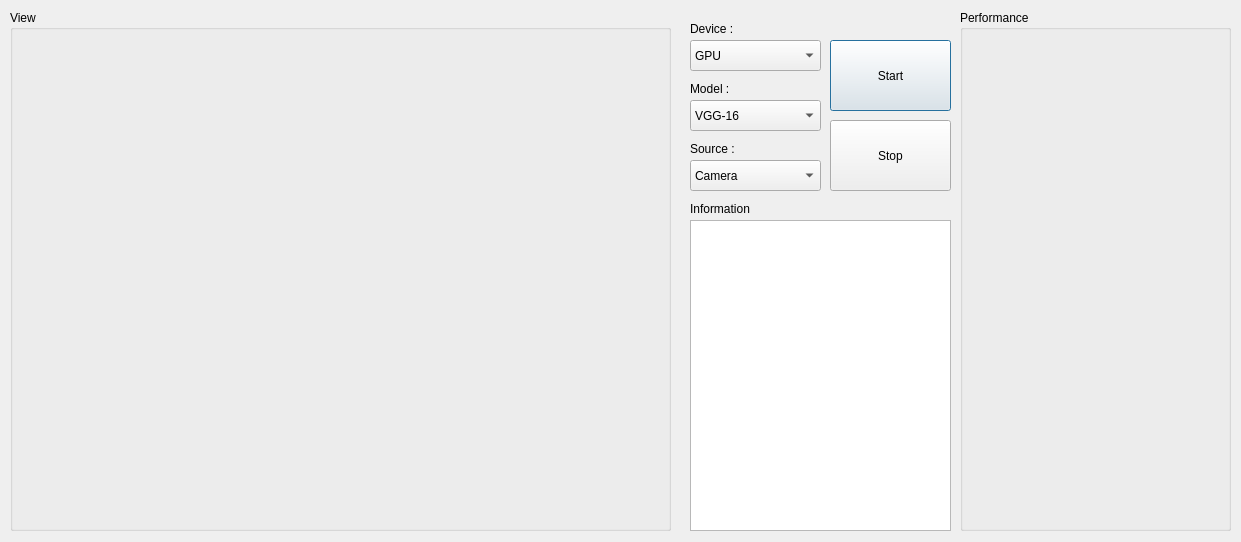
<?xml version="1.0" encoding="UTF-8"?>
<ui version="4.0">
 <class>Dialog</class>
 <widget class="QDialog" name="Dialog">
  <property name="geometry">
   <rect>
    <x>0</x>
    <y>0</y>
    <width>1241</width>
    <height>542</height>
   </rect>
  </property>
  <property name="windowTitle">
   <string>Demo</string>
  </property>
  <property name="locale">
   <locale language="Korean" country="SouthKorea"/>
  </property>
  <widget class="QPushButton" name="pb_start">
   <property name="geometry">
    <rect>
     <x>830</x>
     <y>40</y>
     <width>121</width>
     <height>71</height>
    </rect>
   </property>
   <property name="text">
    <string>Start</string>
   </property>
  </widget>
  <widget class="QTextEdit" name="te_info">
   <property name="geometry">
    <rect>
     <x>690</x>
     <y>220</y>
     <width>261</width>
     <height>311</height>
    </rect>
   </property>
  </widget>
  <widget class="QGroupBox" name="groupBox">
   <property name="geometry">
    <rect>
     <x>10</x>
     <y>10</y>
     <width>661</width>
     <height>521</height>
    </rect>
   </property>
   <property name="title">
    <string>View</string>
   </property>
   <widget class="QWidget" name="widget_view" native="true">
    <property name="geometry">
     <rect>
      <x>10</x>
      <y>30</y>
      <width>640</width>
      <height>480</height>
     </rect>
    </property>
    <property name="maximumSize">
     <size>
      <width>640</width>
      <height>480</height>
     </size>
    </property>
    <property name="layoutDirection">
     <enum>Qt::LeftToRight</enum>
    </property>
   </widget>
  </widget>
  <widget class="QComboBox" name="cb_device">
   <property name="geometry">
    <rect>
     <x>690</x>
     <y>40</y>
     <width>131</width>
     <height>31</height>
    </rect>
   </property>
   <item>
    <property name="text">
     <string>GPU</string>
    </property>
   </item>
   <item>
    <property name="text">
     <string>CPU</string>
    </property>
   </item>
  </widget>
  <widget class="QComboBox" name="cb_model">
   <property name="geometry">
    <rect>
     <x>690</x>
     <y>100</y>
     <width>131</width>
     <height>31</height>
    </rect>
   </property>
   <item>
    <property name="text">
     <string>VGG-16</string>
    </property>
   </item>
   <item>
    <property name="text">
     <string>MonileNet</string>
    </property>
   </item>
  </widget>
  <widget class="QComboBox" name="cb_source">
   <property name="geometry">
    <rect>
     <x>690</x>
     <y>160</y>
     <width>131</width>
     <height>31</height>
    </rect>
   </property>
   <item>
    <property name="text">
     <string>Camera</string>
    </property>
   </item>
   <item>
    <property name="text">
     <string>Video File</string>
    </property>
   </item>
  </widget>
  <widget class="QLabel" name="label">
   <property name="geometry">
    <rect>
     <x>690</x>
     <y>20</y>
     <width>67</width>
     <height>17</height>
    </rect>
   </property>
   <property name="text">
    <string>Device :</string>
   </property>
  </widget>
  <widget class="QLabel" name="label_2">
   <property name="geometry">
    <rect>
     <x>690</x>
     <y>140</y>
     <width>67</width>
     <height>17</height>
    </rect>
   </property>
   <property name="text">
    <string>Source :</string>
   </property>
  </widget>
  <widget class="QLabel" name="label_3">
   <property name="geometry">
    <rect>
     <x>690</x>
     <y>80</y>
     <width>67</width>
     <height>17</height>
    </rect>
   </property>
   <property name="text">
    <string>Model :</string>
   </property>
  </widget>
  <widget class="QLabel" name="label_4">
   <property name="geometry">
    <rect>
     <x>690</x>
     <y>200</y>
     <width>101</width>
     <height>17</height>
    </rect>
   </property>
   <property name="text">
    <string>Information</string>
   </property>
  </widget>
  <widget class="QGroupBox" name="groupBox_2">
   <property name="geometry">
    <rect>
     <x>960</x>
     <y>10</y>
     <width>271</width>
     <height>521</height>
    </rect>
   </property>
   <property name="title">
    <string>Performance</string>
   </property>
   <widget class="QWidget" name="widget_perf" native="true">
    <property name="geometry">
     <rect>
      <x>10</x>
      <y>30</y>
      <width>251</width>
      <height>481</height>
     </rect>
    </property>
   </widget>
  </widget>
  <widget class="QPushButton" name="pb_stop">
   <property name="geometry">
    <rect>
     <x>830</x>
     <y>120</y>
     <width>121</width>
     <height>71</height>
    </rect>
   </property>
   <property name="text">
    <string>Stop</string>
   </property>
  </widget>
 </widget>
 <layoutdefault spacing="6" margin="11"/>
 <resources/>
 <connections/>
</ui>
